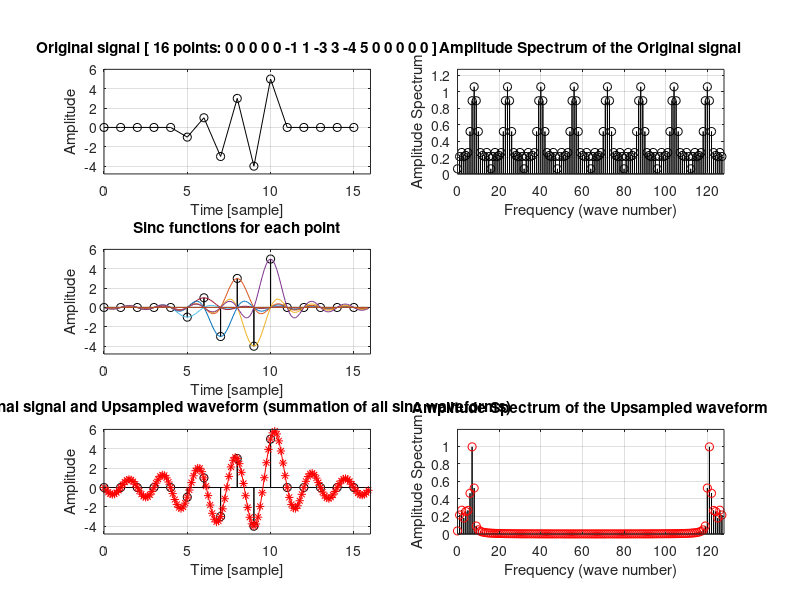

This figure's MATLAB source:
%%%%%%%%%%%%%%%%%%%%%%%%%%%%%%%%%%%%%%%%%%%%%%%%%%%%%%%%%%%%%%%%%%%%%%%%%%%
% Sinc Interpolation Demo for Applied Electronic Engineering Class
%  (compatible with Matlab/Octave)
%    by Yoshiki NAGATANI, Kobe City College of Technology
%    https://github.com/nagataniyoshiki
% 
%   rev. 20170509: First version
%   rev. 20170509b: Show the repetition of frequency component
%%%%%%%%%%%%%%%%%%%%%%%%%%%%%%%%%%%%%%%%%%%%%%%%%%%%%%%%%%%%%%%%%%%%%%%%%%%

clear;

%% Edit this part %%%%%%%%%%%%%%%%%%%%%%%%%%%%%%%%%%%%%%%%%%%%%%%%
% Original Signal
Sig = [0 0 0 0 0 -1 1 -3 3 -4 5 0 0 0 0 0];

% Ratio for Upsampling
UpsamplingRatio = 8;
%%%%%%%%%%%%%%%%%%%%%%%%%%%%%%%%%%%%%%%%%%%%%%%%%%%%%%%%%%%%%%%%%%%%%%%%%%%

% Number of samples / Temporal resolution
Na = size(Sig,2);
dta = 1;
Nb = Na * UpsamplingRatio;
dtb = dta / UpsamplingRatio;

% Time axes
ta = [0:Na-1]*dta;
tb = [0:Nb-1]*dtb;

% Frequency axes
fa = [0:Na-1]*dta;
fb = [0:Nb-1]*dta;

% Prepare figure window
fig1 = figure;
set(fig1,'Name','Sinc Interpolation Demo','position',[10 100 1900 900]);

% Plot original signal
subplot(3,2,1);
plot(ta,Sig,'ko-');
grid on;
axis([0 Na min(Sig)*1.2 max(Sig)*1.2]);
title([sprintf('Original signal [ %d points: ',Na) sprintf('%d ',Sig) ']']);
ylabel('Amplitude');
xlabel('Time [sample]');
drawnow;

% Plot spectrum of original signal
FFT_Sig = fft(Sig)/Na;
FFT_Sig_repeat = FFT_Sig;
for i=2:UpsamplingRatio
    FFT_Sig_repeat = [FFT_Sig_repeat FFT_Sig];
end
subplot(3,2,2);
bar(fb,abs(FFT_Sig_repeat),0.01,'k');
hold on;
plot(fb,abs(FFT_Sig_repeat),'ko');
grid on;
axis([0 Nb 0 max(abs(FFT_Sig_repeat))*1.2]);
title('Amplitude Spectrum of the Original signal');
ylabel('Amplitude Spectrum');
xlabel('Frequency (wave number)');
drawnow;

% Plot original signal
subplot(3,2,3);
bar(ta,Sig',0.01,'k');
hold on;
plot(ta,Sig,'ko');
grid on;
axis([0 Na min(Sig)*1.2 max(Sig)*1.2]);
title('Sinc functions for each point');
ylabel('Amplitude');
xlabel('Time [sample]');
drawnow;

% Calculate and Show Sinc functions
for n=1:Na
    % Sinc function
    sincwaves(:,n) = Sig(n)*sinc(tb-(n-1));
    % Show waveforms
    subplot(3,2,3);
    plot(tb,sincwaves(:,n),'-');
    drawnow;
end;

% Summation of sinc waves
UpsampledWave = sum(sincwaves,2);

% Plot original signal
subplot(3,2,5);
bar(ta,Sig',0.01,'k');
hold on;
plot(ta,Sig,'ko');
grid on;
axis([0 Na min(Sig)*1.2 max(Sig)*1.2]);
title('Original signal and Upsampled waveform (summation of all sinc waveforms)');
ylabel('Amplitude');
xlabel('Time [sample]');
drawnow;

% Show upsampled waveform
subplot(3,2,5);
plot(tb,UpsampledWave','r*-');
drawnow;

% Plot spectrum of upsampled waveform
FFT_UpsampledWave = fft(UpsampledWave)/Nb;
subplot(3,2,6);
bar(fb,abs(FFT_UpsampledWave),0.01,'r');
hold on;
plot(fb,abs(FFT_UpsampledWave),'ro');
grid on;
axis([0 Nb 0 max(abs(FFT_UpsampledWave))*1.2]);
title('Amplitude Spectrum of the Upsampled waveform');
ylabel('Amplitude Spectrum');
xlabel('Frequency (wave number)');
